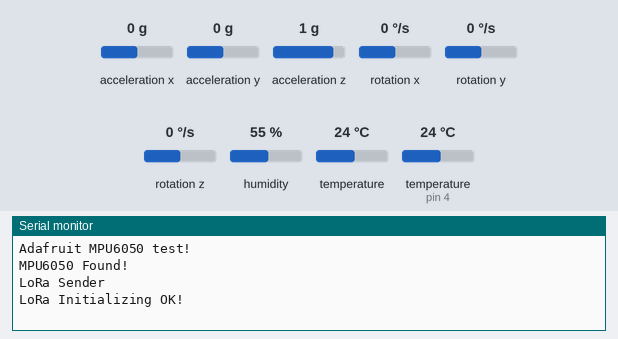
Recording of a sketch running on a simulated Arduino Leonardo, built with avr-gcc and run on an emulated ATmega32U4. Parts: the last lines printed to the serial monitor. The test bench sets the inputs (shaded band); at power-on: acceleration x 0 g, humidity 55 %, acceleration y 0 g, temperature (sensor on pin 4) 24 °C, acceleration z 1 g, rotation x 0 °/s, rotation y 0 °/s, rotation z 0 °/s, temperature 24 °C. No radio packets arrive unless stated.

Above: at 1.3 s.
1.4 s: acceleration x set to -1.4 g
At 3.5 s:
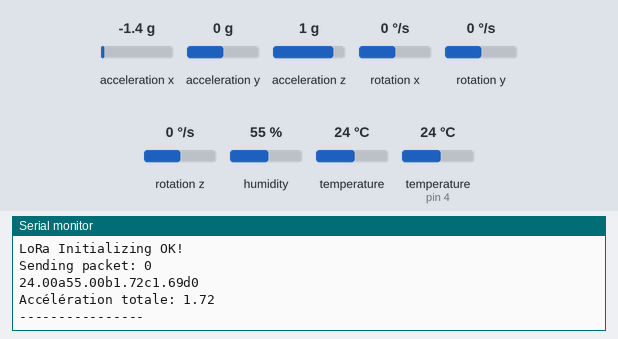
4.7 s: humidity set to 22 %
At 7.4 s:
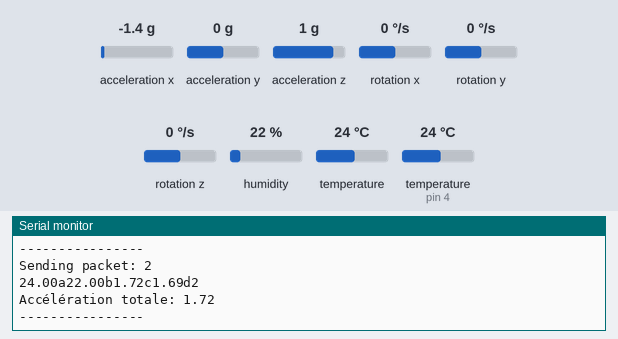
8.0 s: acceleration y set to -1.4 g
At 10.0 s:
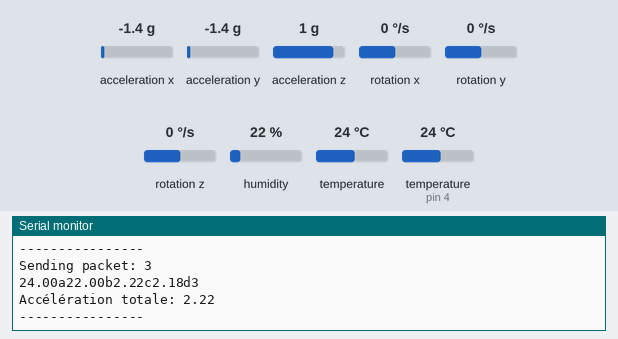
11.3 s: temperature (sensor on pin 4) set to 12 °C
At 12.5 s:
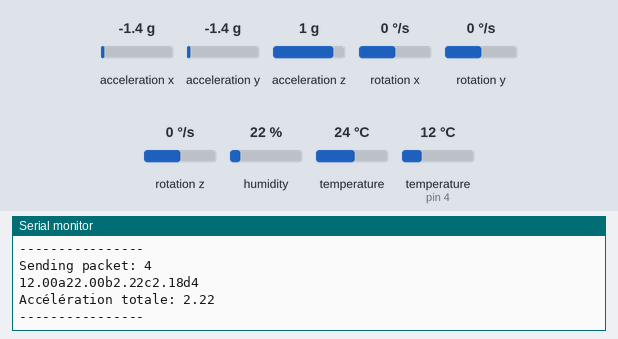
14.6 s: acceleration z set to -1.4 g
At 16.5 s:
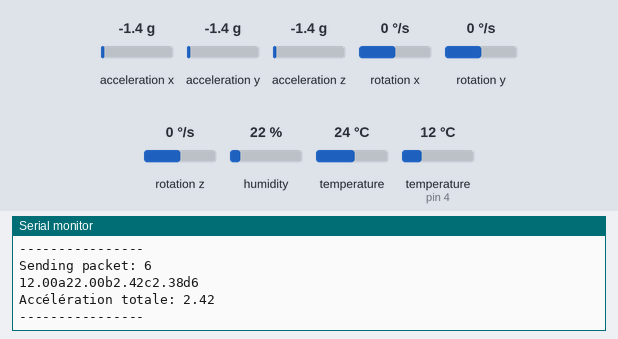
17.9 s: humidity set to 40 %
At 19.0 s:
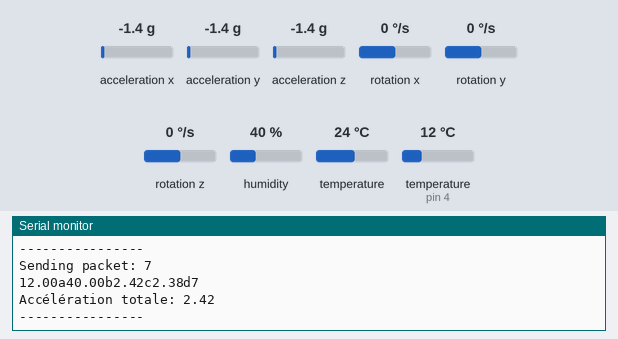
Timing chart, 0 to 20.9 s (numbered marks = the images above; inputs shaded):
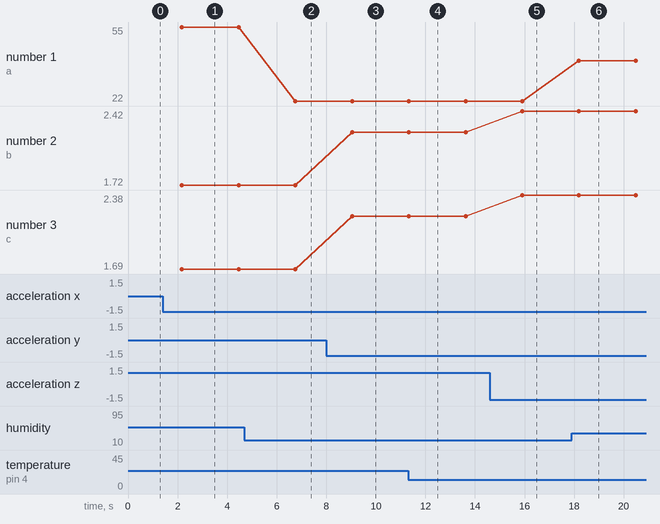

Measured:
- after the input at 1.4 s, the serial monitor: prints a new line after 0.77 s (image 1)
- after the input at 4.7 s, the serial monitor: prints a new line after 2.0 s (image 2)
- after the input at 8.0 s, the serial monitor: prints a new line after 1.0 s (image 3)
- after the input at 11.3 s, the serial monitor: prints a new line at once (image 4)
- after the input at 14.6 s, the serial monitor: prints a new line after 1.3 s (image 5)
- after the input at 17.9 s, the serial monitor: prints a new line after 0.30 s (image 6)
- plotted number 1: 55 → 22 after the input at 4.7 s, 22 → 40 after the input at 17.9 s
- plotted number 2: 1.72 → 2.22 after the input at 8.0 s, 2.22 → 2.42 after the input at 14.6 s

The sketch:

global_code.ino
```cpp
#include <SPI.h>
#include <LoRa.h>
#include "DHT.h"
#include <Adafruit_MPU6050.h>
#include <Adafruit_Sensor.h>
#include <Wire.h> //comminucation with I2C devices

//define the pins used by the transceiver module
#define ss 10 //5
#define rst 5 //14
#define dio0 2
#define DHTPIN 4     // Digital pin connected to the DHT sensor
#define DHTTYPE DHT11   // DHT 22  (AM2302), AM2321


// Initialize DHT sensor.
DHT dht(DHTPIN, DHTTYPE);
int counter = 0;
String lora_message = "";
Adafruit_MPU6050 mpu;
unsigned long previousTime = 0;

void setup() {

  Serial.begin(115200);
  dht.begin();

  //initialize Serial Monitor
  while (!Serial)
    delay(10); // will pause Zero, Leonardo, etc until serial console opens

  Serial.println("Adafruit MPU6050 test!");

  //Try to initialize!
  if (!mpu.begin()) {
    Serial.println("Failed to find MPU6050 chip");
    while (1) {
      delay(10);
    }
  }
  Serial.println("MPU6050 Found!");
  Serial.println("");
  delay(100);

  while (!Serial);
  Serial.println("LoRa Sender");

  //setup LoRa transceiver module
  LoRa.setPins(ss, rst, dio0);


  while (!LoRa.begin(866E6)) {
    Serial.println(".");
    delay(500);
  }
   // Change sync word (0xF3) to match the receiver
  // The sync word assures you don't get LoRa messages from other LoRa transceivers
  // ranges from 0-0xFF
  LoRa.setSyncWord(0xF3);
  Serial.println("LoRa Initializing OK!");
}

void loop() {
   // Wait a few seconds between measurements.
   //Serial.println("-------1---------");


  delay(2000);
  float h = dht.readHumidity();
  float t = dht.readTemperature();
  sensors_event_t a, g, temp;
  mpu.getEvent(&a, &g, &temp);
  // Calcul de l'accélération totale
  float accelerationTotale = sqrt(a.acceleration.x * a.acceleration.x + a.acceleration.y * a.acceleration.y + a.acceleration.z * a.acceleration.z)/9.81;

  unsigned long currentTime = millis();
  float elapsedTime = (currentTime - previousTime) / 1000.0; // Conversion en secondes
  previousTime = currentTime;

  // Intégrer l'accélération pour obtenir la vitesse (attention aux erreurs cumulatives)
  static float VX = 0.0;
  static float VY = 0.0;
  static float VZ = 0.0;

  VX = a.acceleration.x * 0.01; // Temps d'échantillonnage de 0.01 secondes (10 ms)
  VY = a.acceleration.y * 0.01;
  VZ = a.acceleration.z * 0.01;

  float VitesseTotale = 10.0*sqrt(VX * VX + VY * VY + VZ * VZ);

//Serial.println("--------2--------");
  // Check if any reads failed and exit early (to try again).
  if (isnan(h) || isnan(t)) {
    Serial.println(F("Failed to read from DHT sensor!"));
    return;
  }


  //Serial.println("--------3--------");
  lora_message = String(t) + "a" + String(h) + "b" + String(accelerationTotale) + "c" + String(VitesseTotale) + "d" + String(counter) ;
  Serial.print("Sending packet: ");
  Serial.println(counter);
  Serial.println(lora_message);
  Serial.print("Accélération totale: "); Serial.println(accelerationTotale);
  Serial.println("----------------");
  delay(100);


  //Serial.println("-------4---------");
  //Send LoRa packet to receiver
  LoRa.beginPacket();
  LoRa.print(lora_message);
  LoRa.endPacket();
  counter++ ;
  delay(100);
  //Serial.println("-------5---------");
}
```
